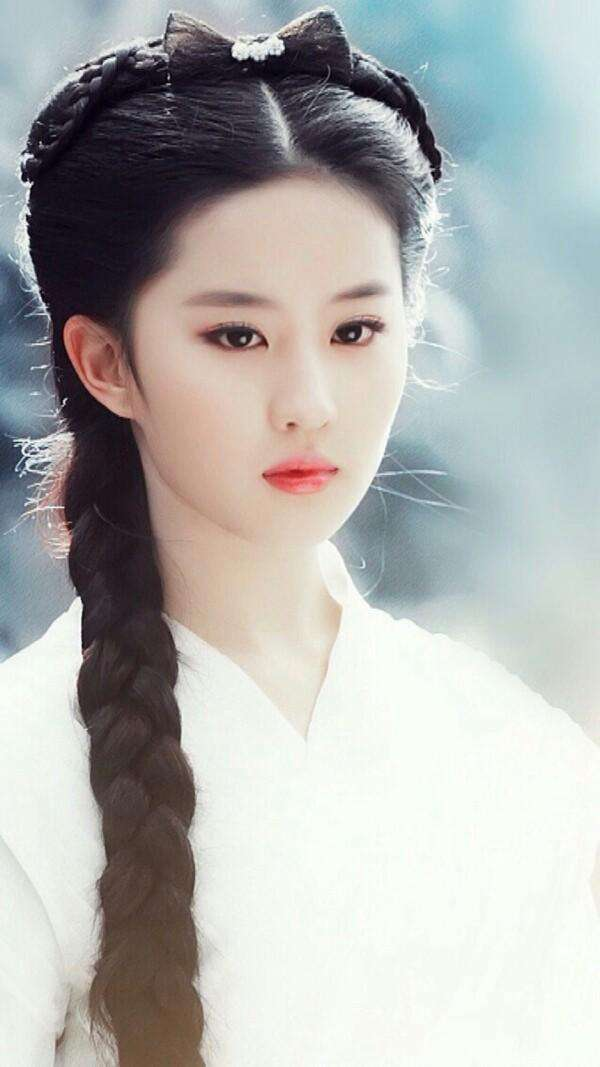
#> input picture 图片/beauty.jpg, 600 x 1067 px, found by its file name
$ python '高通低通滤波.py'
#> lines starting #> are read from the running program, lines starting #| are printed output that depends on the picture
import cv2 as cv
import numpy as np
from matplotlib import pyplot as plt


#读取图像
img = cv.imread('beauty.jpg', 0)
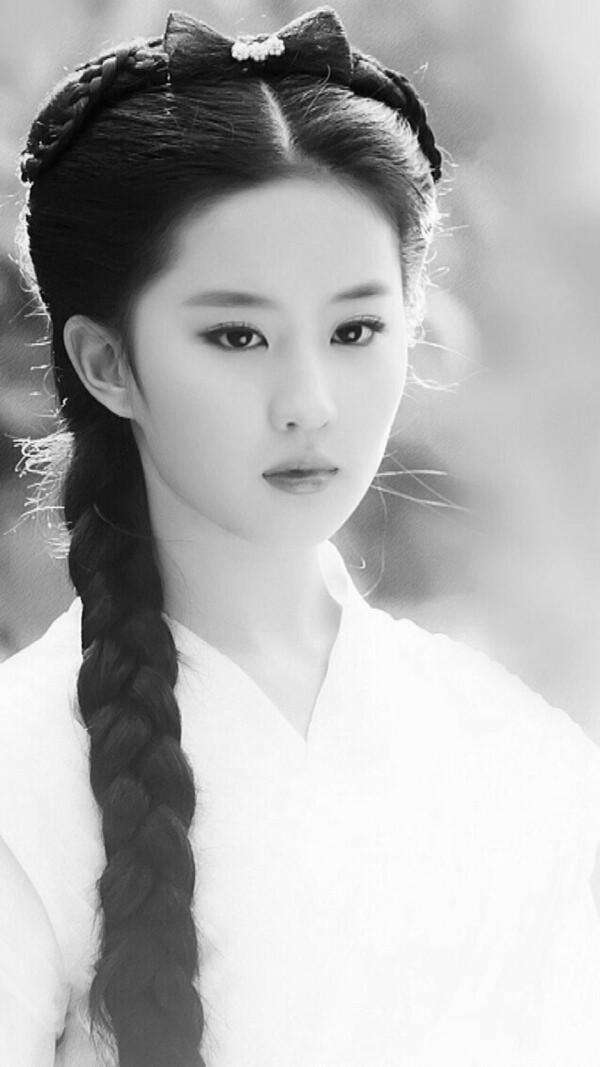
#> img: shape (1067, 600); min 0, max 255, mean 176.9

#傅里叶变换
f = np.fft.fft2(img)
fshift = np.fft.fftshift(f)

#设置高通滤波器
rows, cols = img.shape
#> rows = 1067; cols = 600
crow,ccol = int(rows/2), int(cols/2)
#> crow = 533; ccol = 300
fshift[crow-30:crow+30, ccol-30:ccol+30] = 0

#傅里叶逆变换
ishift = np.fft.ifftshift(fshift)
iimg = np.fft.ifft2(ishift)
iimg = np.abs(iimg)
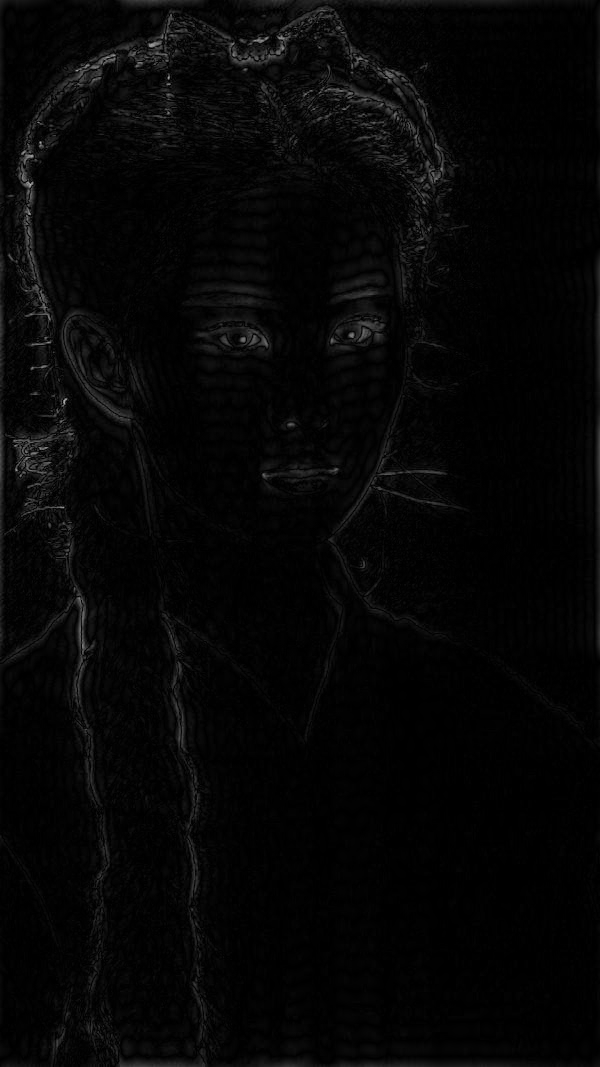
#> iimg: shape (1067, 600) float64; min 0.00298, max 181.4, mean 6.3

#显示原始图像和高通滤波处理图像
plt.subplot(121), plt.imshow(img, 'gray'), plt.title('Original Image')
plt.axis('off')
plt.subplot(122), plt.imshow(iimg, 'gray'), plt.title('Result Image')
plt.axis('off')
plt.show()
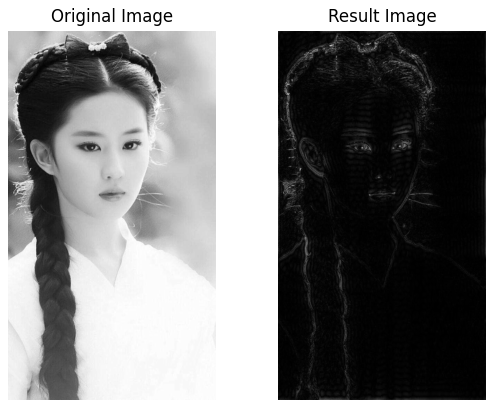
#> figure drawn by matplotlib, 2 panels
